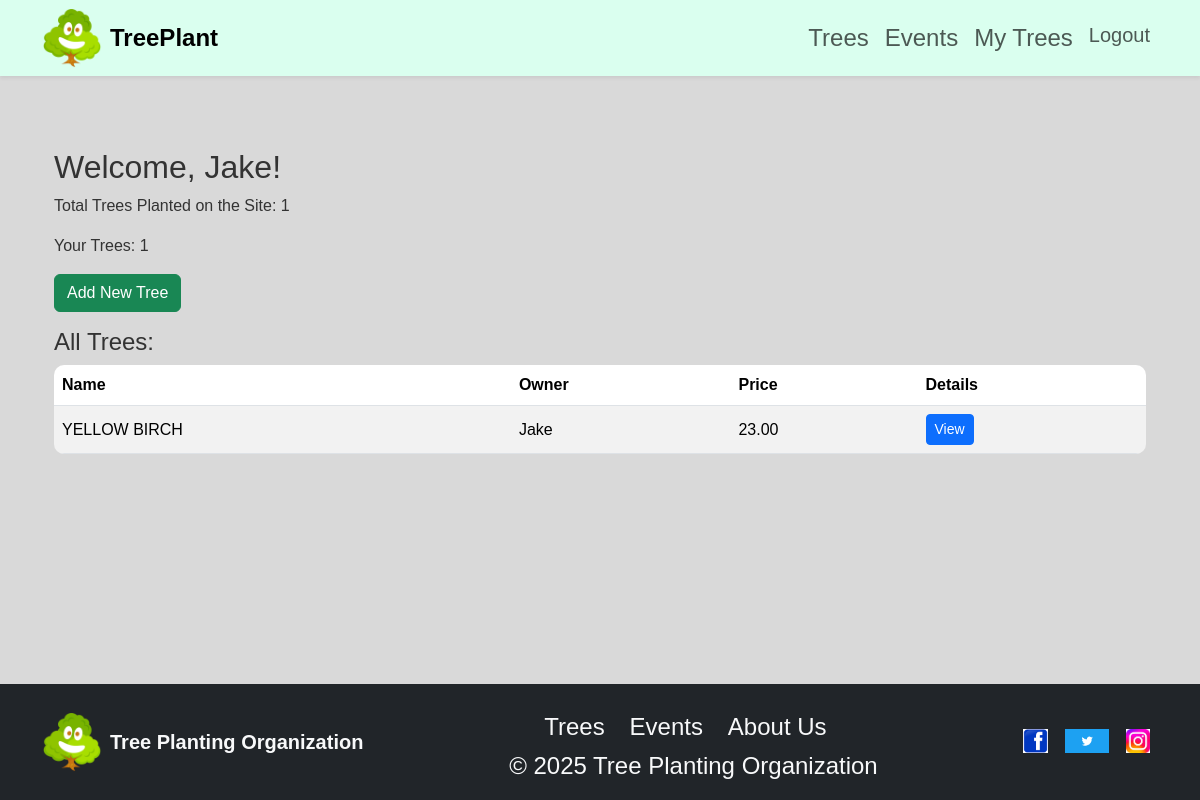
The page / (signed in) on the database its author committed.
### trees/models.py (models this page shows, shortened)
class Tree(models.Model):
    name = models.CharField(max_length=200)
    description = models.TextField()
    image = models.ImageField(upload_to="tree_images/", null=True, blank=True)
    location = models.CharField(max_length=200)
    price = models.DecimalField(max_digits=10, decimal_places=2, null=True, blank=True)
    owner = models.ForeignKey(User, on_delete=models.CASCADE)
    date_added = models.DateTimeField(auto_now_add=True)

### trees/views.py (the view)
# urls.py: path('', views.dashboard, name='dashboard'),
def dashboard(request):
    trees = Tree.objects.all()  # show all trees
    total_trees = trees.count()
    context = {
        'trees': trees,
        'total_trees': total_trees,
    }
    if request.user.is_authenticated:
        user_trees = trees.filter(owner=request.user)
        context['user_trees'] = user_trees
        context['user_total'] = user_trees.count()
    return render(request, 'tree_app/dashboard.html', context)

### trees/templates/tree_app/dashboard.html (shortened to what this page needs)
{% extends 'home.html' %}
{% load static %}
{% block content %}
<div class="container mt-5">
    <h2>Welcome{% if user.is_authenticated %}, {{ user.username }}{% endif %}!</h2>
    <p>Total Trees Planted on the Site: {{ total_trees }}</p>
    {% if user.is_authenticated %}
    <p>Your Trees: {{ user_total }}</p>
    <a href="{% url 'add_tree' %}" class="btn btn-success mb-3">Add New Tree</a>
    {% else %}
    <p><a href="{% url 'login' %}">Login</a> or <a href="{% url 'register' %}">Register</a> to plant your own trees!</p>
    {% endif %}
    <h4>All Trees:</h4>
    <table class="table table-striped">
        <thead>
            <tr>
                <th>Name</th>
                <th>Owner</th>
                <th>Price</th>
                <th>Details</th>
            </tr>
        </thead>
        <tbody>
            {% for tree in trees %}
            <tr>
                <td>{{ tree.name }}</td>
                <td>{{ tree.owner.username }}</td>
                <td>{{ tree.price }}</td>
                <td>
                    <a href="{% url 'tree_detail' tree.id %}" class="btn btn-primary btn-sm">View</a>
                </td>
            </tr>
            {% empty %}
            <tr>
                <td colspan="4">No trees have been added yet.</td>
            </tr>
            {% endfor %}
        </tbody>
    </table>
</div>
{% endblock %}

### static/css/style.css (style rules this page uses)
body { font-family: 'Arial', sans-serif; background-color: #d9d9d9; color: #333; }
:root { --gen:DAFFEF }
a { text-decoration: none; }
html { scroll-behavior: smooth; }
table.table { border-radius: 10px; overflow: hidden; }
.table th, .table td { vertical-align: middle; }

### rows shown on the page
Tree: name "YELLOW BIRCH", owner.username "Jake", price "23.00"

### other values the page prints
{{ user.username }} "Jake"
{{ total_trees }} "1"
{{ user_total }} "1"
